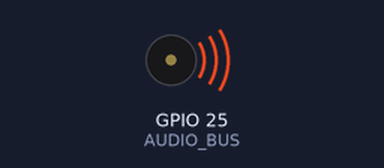
Simulated run of this sketch. Board: ESP32. On the bench: buzzer (waves = sounding).

Above: at 2.5 s.
Timing chart, 0 to 9.3 s (numbered marks = the images above):
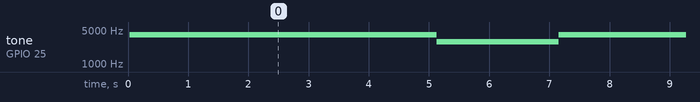

Measured:
- by itself, tone on GPIO 25 (AUDIO_BUS): alternates 4029 Hz for 5.1 s and 2901 Hz for 2.0 s

The sketch:

Piezo.ino
```cpp
// P01.12V-2021.11 by InstaNFC
// Sample Code
// Feature: Piezo

#define AUDIO_BUS (25)

void setup() {
  // put your setup code here, to run once:
  setupAudio();
}

void loop() {
  // put your main code here, to run repeatedly:
  playAudio();
  delay(5000);
  playAudioError();
  delay(2000);
}

void setupAudio() {
  ledcSetup(0, 2500, 8);
  ledcAttachPin(AUDIO_BUS, 0);
}

void loopAudio() {
}

void playAudio() {
  int initialValue = 4000;
  int steps = 30;
  int finalValue = initialValue + steps;

  for (int i = initialValue; i < finalValue; i += 1) {
    ledcWriteTone(0, i);
    delay(1);
  }
  ledcWrite(0, 0);
}

void playAudioError() {
  int initialValue = 3000;
  int steps = -100;
  int finalValue = initialValue + steps;

  for (int i = initialValue; i > finalValue; i -= 1) {
    ledcWriteTone(0, i);
    delay(1);
  }
  ledcWrite(0, 0);
}
```
